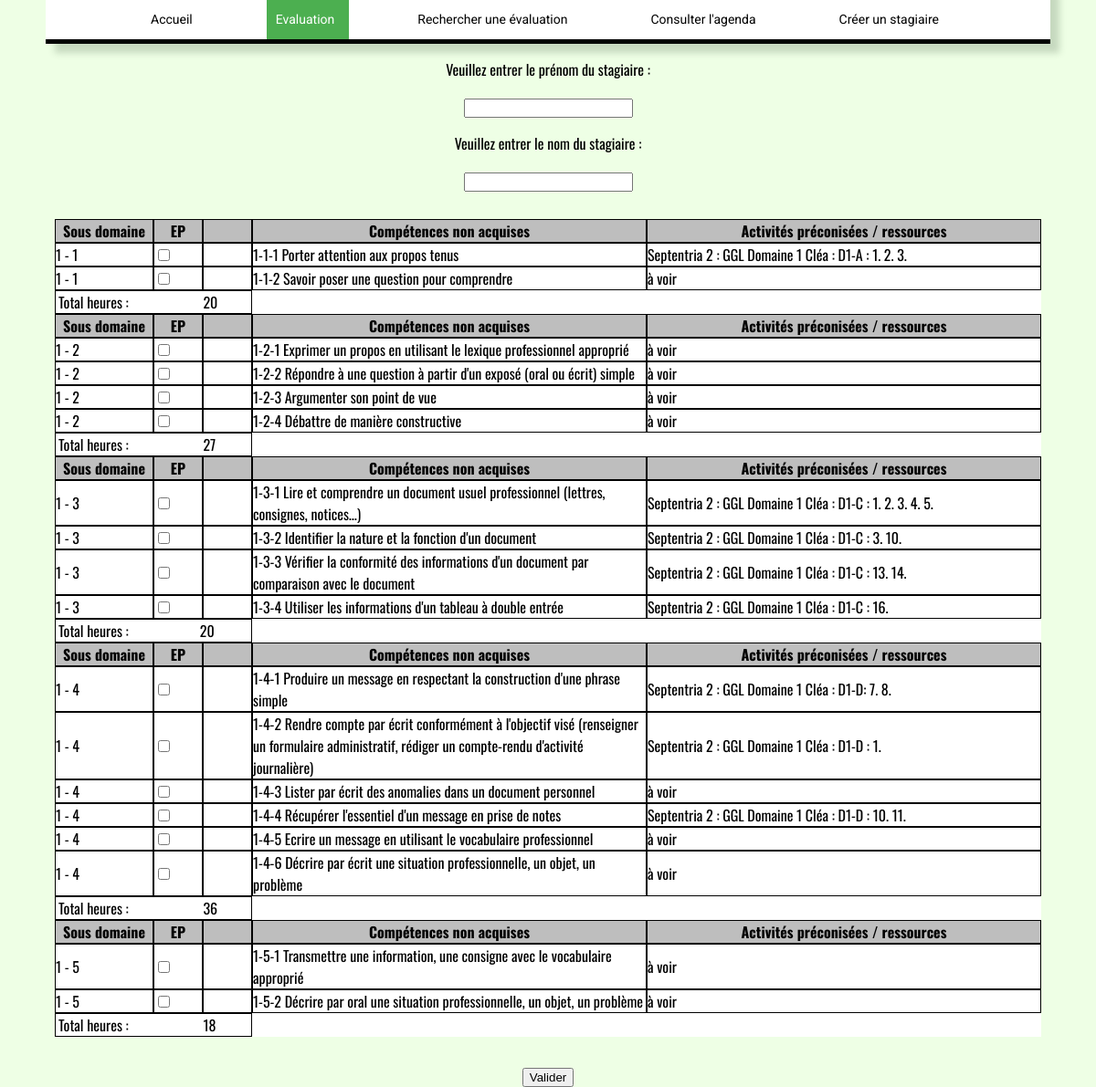
Screenshot of /projetStage/evalPrealable/EP_domaine1.php (signed in) with the database file from the repository.
### tables this page shows
CREATE TABLE IF NOT EXISTS `competence` (
  `idCompetence` int(10) NOT NULL AUTO_INCREMENT,
  `libelleCompetence` varchar(255) NOT NULL,
  `idSousDomaine` int(10) NOT NULL,
  `idAcquis` int(10) DEFAULT NULL,
  `idActivite` int(10) DEFAULT NULL,
  `idHeure` int(10) NOT NULL,
  PRIMARY KEY (`idCompetence`),
  KEY `competence_sousDomaine_FK` (`idSousDomaine`),
  KEY `competence_acquis0_FK` (`idAcquis`),
  KEY `competence_activite1_FK` (`idActivite`),
  KEY `competence_nbHeure2_FK` (`idHeure`)
);

CREATE TABLE IF NOT EXISTS `sousdomaine` (
  `idSousDomaine` int(10) NOT NULL AUTO_INCREMENT,
  `libelleSousDomaine` varchar(10) NOT NULL,
  `idDomaine` int(10) NOT NULL,
  PRIMARY KEY (`idSousDomaine`),
  KEY `sousDomaine_domaine_FK` (`idDomaine`)
);

CREATE TABLE IF NOT EXISTS `activite` (
  `idActivite` int(10) NOT NULL AUTO_INCREMENT,
  `libelleActivite` varchar(255) NOT NULL,
  PRIMARY KEY (`idActivite`)
);

### projetStage/evalPrealable/EP_domaine1.php (the view, shortened to what this page needs)
<?php
require('../includephp.php');
 ?>
<!DOCTYPE html>
<html lang="fr">
<head>
  <link rel="stylesheet" href="..\css\style.css">
</head>
<?php if($_SESSION['id'] == 2)
{
?>
<body class="bg">
  <div class="container">
  <div class="navbar">
  <div class="topnav2" id="global">
  	<ul class="niveau1">
    	<a href="../accueil.php">Accueil</a>
    	<a class="active" href="../evaluation.php" class="menu">Evaluation</a>
    	<a href="../rechercherEvaluation.php">Rechercher une évaluation</a>
  		<a href="https://calendar.google.com/calendar/r?tab=wc1" target="_blank">Consulter l'agenda</a>
    	<a href="../creationStagiaire.php">Créer un stagiaire</a>
  	</ul>
  </div>
  </div>
  </div>
<?php
$valeurs = $bdd->query("SELECT idCompetence, libelleSousDomaine, libelleCompetence, libelleActivite FROM sousdomaine, competence, activite, domaine WHERE competence.IdSousDomaine = sousdomaine.idSousDomaine and competence.idActivite = activite.idActivite and domaine.idDomaine = sousdomaine.idDomaine and numeroDomaine = '1'")->fetchAll();
?>
<center>
<form method="post" action="cible.php">
<p> Veuillez entrer le prénom du stagiaire : </p>
<input type="text" name="prenom" />
<p> Veuillez entrer le nom du stagiaire : </p>
<input type="text" name="nom" />
<div class="tableau">
<table cellspacing="0" cellpadding="0" class="table">
  <thead>
    <tr>
      <th class="tabsousdomaine">Sous domaine</th>
      <th class="tabEP">EP</th>
      <th class="tabEI"></th>
      <th class="tabcomp">Compétences non acquises</th>
      <th class="tabactivite">Activités préconisées / ressources</th>
    </tr>
  <thead>
  <tbody>
      <?php foreach($valeurs as $valeur): ?>
        <?php if ($valeur['libelleSousDomaine'] == "1 - 1"): {?>
        <tr>
          <td><?php echo $valeur['libelleSousDomaine'] ?></td>
          <td><input type="checkbox" name="competence" value="<?php echo $valeur['idCompetence']?>"></td>
          <td></td>
          <td><?php echo $valeur['libelleCompetence'] ?></td>
          <td><?php echo $valeur['libelleActivite'] ?></td>
          <?php } endif; ?>
        <?php endforeach ?>
        </tr>
    </tbody>
      <td class="totalHeure" colspan="3">Total heures : <span>20</span></td>
</table>
<center>
<table cellspacing="0" cellpadding="0" class="table">
  <thead>
    <tr>
      <th class="tabsousdomaine">Sous domaine</th>
      <th class="tabEP">EP</th>
      <th class="tabEI"></th>
      <th class="tabcomp">Compétences non acquises</th>
      <th class="tabactivite">Activités préconisées / ressources</th>
    </tr>
  <thead>
  <tbody>
        <tr>
          <?php foreach($valeurs as $valeur): ?>
            <?php if ($valeur['libelleSousDomaine'] == "1 - 2"): {?>
          <td><?php echo $valeur['libelleSousDomaine'] ?></td>
          <td><input type="checkbox" name="competence" value="<?php echo $valeur['idCompetence']?>"></td>
          <td></td>
          <td><?php echo $valeur['libelleCompetence'] ?></td>
          <td><?php echo $valeur['libelleActivite'] ?></td>
        </tr>
  <?php } endif; ?>
<?php endforeach ?>
</tbody>
<tbody>
  <td class="totalHeure" colspan="3">Total heures : <span>27</span></td>
</tbody>
</table>
</center>
<center>
<table cellspacing="0" cellpadding="0" class="table">
  <thead>
    <tr>
      <th class="tabsousdomaine">Sous domaine</th>
      <th class="tabEP">EP</th>
      <th class="tabEI"></th>
      <th class="tabcomp">Compétences non acquises</th>
      <th class="tabactivite">Activités préconisées / ressources</th>
    </tr>
  <thead>
  <tbody>
      <?php foreach($valeurs as $valeur): ?>
        <?php if ($valeur['libelleSousDomaine'] == "1 - 3"): {?>
        <tr>
          <td><?php echo $valeur['libelleSousDomaine'] ?></td>
          <td><input type="checkbox" name="competence" value="<?php echo $valeur['idCompetence']?>"></td>
          <td></td>
          <td><?php echo $valeur['libelleCompetence'] ?></td>
          <td><?php echo $valeur['libelleActivite'] ?></td>
        </tr>
  <?php } endif; ?>
<?php endforeach ?>
</tbody>
  <td class="totalHeure" colspan="3">Total heures :<span>20</span></td>
</table>
</center>
<center>
<table cellspacing="0" cellpadding="0" class="table">
  <thead>
    <tr>
      <th class="tabsousdomaine">Sous domaine</th>
      <th class="tabEP">EP</th>
      <th class="tabEI"</th>
      <th class="tabcomp">Compétences non acquises</th>
      <th class="tabactivite">Activités préconisées / ressources</th>
    </tr>
  <thead>
  <tbody>
      <?php foreach($valeurs as $valeur): ?>
        <?php if ($valeur['libelleSousDomaine'] == "1 - 4"): {?>
        <tr>
          <td><?php echo $valeur['libelleSousDomaine'] ?></td>
          <td><input type="checkbox" name="competence" value="<?php echo $valeur['idCompetence']?>"></td>
          <td></td>
          <td><?php echo $valeur['libelleCompetence'] ?></td>
          <td><?php echo $valeur['libelleActivite'] ?></td>
        </tr>
  <?php } endif; ?>
<?php endforeach ?>
</tbody>
  <td class="totalHeure" colspan="3">Total heures : <span>36</span></td>
</table>
</center>
<center>
<table cellspacing="0" cellpadding="0" class="table">
  <thead>
    <tr>
      <th class="tabsousdomaine">Sous domaine</th>
      <th class="tabEP">EP</th>
      <th class="tabEI"></th>
      <th class="tabcomp">Compétences non acquises</th>
      <th class="tabactivite">Activités préconisées / ressources</th>
    </tr>
  <thead>
  <tbody>
      <?php foreach($valeurs as $valeur): ?>
        <?php if ($valeur['libelleSousDomaine'] == "1 - 5"): {?>
        <tr>
          <td><?php echo $valeur['libelleSousDomaine'] ?></td>
          <td><input type="checkbox" name="competence" value="<?php echo $valeur['idCompetence']?>"></td>
          <td></td>
          <td><?php echo $valeur['libelleCompetence'] ?></td>
          <td><?php echo $valeur['libelleActivite'] ?></td>
        </tr>
  <?php } endif; ?>
<?php endforeach ?>
</tbody>
<td class="totalHeure" colspan="3">Total heures : <span>18</span></td>
</table>
</div>
<input type="submit" value="Valider" />
</form>
</center>
</body>
</html>
  <?php
  }
  ?>

### projetStage/css/style.css (style rules this page uses)
body { margin: 0px; padding-top: 1%; font-family: 'Oswald', sans-serif; }
.bg { background-color: rgba(98, 255, 0, 0.1); background: rgba(98, 255, 0, 0.1); color: black; }
.container { display: flex; justify-content: center; margin-top: -14px; }
.navbar { margin-top: -265px; }
#global { margin-left: auto; margin-right: auto; width: ...; }
.topnav2 a.active { background-color: #4CAF50; color: white; }
.topnav2 { overflow: hidden; background-color: white; margin-top: 250px; width: 1100px; margin-left: 8%; -webkit-box-shadow: 10px 10px 7px 0px rgba(61,84,61,0.22); -moz-box-shadow: 10px 10px 7px 0px rgba(61,84,61,0.22); box-shadow: 10px 10px 7px 0px rgba(61,84,61,0.22); border-bottom: 5px solid black; }
.topnav2 a { float: left; color: black; text-align: center; margin-left: 65px; padding: 14px 16px; text-decoration: none; font-size: 14px; font-family: 'Roboto', sans-serif; padding-left: 10px; }
.tabEP { width: 5%; }
.tabEI { width: 5%; }
.tabcomp { width: 40%; }
.tabsousdomaine { width: 10%; }
.tabactivite { width: 40%; }
th { border: 1px solid black; background-color: #BEBEBE; }
td { border: 1px solid black; text-align: left; }
.tableau { text-align: center; margin-top: 30px; margin-bottom: 30px; }
table { background-color: white; display: inline-table; width: 90%; }
tbody { border: 1px solid black; }
.totalHeure { text-align: left; padding-left: 3px; }
span { padding-left: 78px; }

### rows the page displays
competence: idSousDomaine.libelleSousDomaine "1 - 1", libelleCompetence "1-1-1 Porter attention aux propos tenus", idActivite.libelleActivite "Septentria 2 : GGL Domaine 1 Cléa : D1-A : 1. 2. 3."
competence: idSousDomaine.libelleSousDomaine "1 - 1", libelleCompetence "1-1-2 Savoir poser une question pour comprendre", idActivite.libelleActivite "à voir"
competence: idSousDomaine.libelleSousDomaine "1 - 2", libelleCompetence "1-2-1 Exprimer un propos en utilisant le lexique professionnel approprié", idActivite.libelleActivite "à voir"
competence: idSousDomaine.libelleSousDomaine "1 - 2", libelleCompetence "1-2-2 Répondre à une question à partir d'un exposé (oral ou écrit) simple", idActivite.libelleActivite "à voir"
competence: idSousDomaine.libelleSousDomaine "1 - 2", libelleCompetence "1-2-3 Argumenter son point de vue", idActivite.libelleActivite "à voir"
competence: idSousDomaine.libelleSousDomaine "1 - 2", libelleCompetence "1-2-4 Débattre de manière constructive", idActivite.libelleActivite "à voir"
competence: idSousDomaine.libelleSousDomaine "1 - 3", libelleCompetence "1-3-1 Lire et comprendre un document usuel professionnel (lettres, consignes, notices…)", idActivite.libelleActivite "Septentria 2 : GGL Domaine 1 Cléa : D1-C : 1. 2. 3. 4. 5."
competence: idSousDomaine.libelleSousDomaine "1 - 3", libelleCompetence "1-3-2 Identifier la nature et la fonction d'un document", idActivite.libelleActivite "Septentria 2 : GGL Domaine 1 Cléa : D1-C : 3. 10."
competence: idSousDomaine.libelleSousDomaine "1 - 3", libelleCompetence "1-3-3 Vérifier la conformité des informations d'un document par comparaison avec le document", idActivite.libelleActivite "Septentria 2 : GGL Domaine 1 Cléa : D1-C : 13. 14."
competence: idSousDomaine.libelleSousDomaine "1 - 3", libelleCompetence "1-3-4 Utiliser les informations d'un tableau à double entrée", idActivite.libelleActivite "Septentria 2 : GGL Domaine 1 Cléa : D1-C : 16."
competence: idSousDomaine.libelleSousDomaine "1 - 4", libelleCompetence "1-4-1 Produire un message en respectant la construction d'une phrase simple", idActivite.libelleActivite "Septentria 2 : GGL Domaine 1 Cléa : D1-D: 7. 8."
competence: idSousDomaine.libelleSousDomaine "1 - 4", libelleCompetence "1-4-2 Rendre compte par écrit conformément à l'objectif visé (renseigner un formulaire administratif, rédiger un compte-rendu d'activité journalière)", idActivite.libelleActivite "Septentria 2 : GGL Domaine 1 Cléa : D1-D : 1."
competence: idSousDomaine.libelleSousDomaine "1 - 4", libelleCompetence "1-4-3 Lister par écrit des anomalies dans un document personnel", idActivite.libelleActivite "à voir"
competence: idSousDomaine.libelleSousDomaine "1 - 4", libelleCompetence "1-4-4 Récupérer l'essentiel d'un message en prise de notes", idActivite.libelleActivite "Septentria 2 : GGL Domaine 1 Cléa : D1-D : 10. 11."
competence: idSousDomaine.libelleSousDomaine "1 - 4", libelleCompetence "1-4-5 Ecrire un message en utilisant le vocabulaire professionnel", idActivite.libelleActivite "à voir"
competence: idSousDomaine.libelleSousDomaine "1 - 4", libelleCompetence "1-4-6 Décrire par écrit une situation professionnelle, un objet, un problème", idActivite.libelleActivite "à voir"
competence: idSousDomaine.libelleSousDomaine "1 - 5", libelleCompetence "1-5-1 Transmettre une information, une consigne avec le vocabulaire approprié", idActivite.libelleActivite "à voir"
competence: idSousDomaine.libelleSousDomaine "1 - 5", libelleCompetence "1-5-2 Décrire par oral une situation professionnelle, un objet, un problème", idActivite.libelleActivite "à voir"
